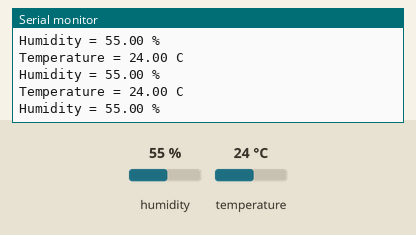
The sketch below on a simulated Arduino Uno, built with avr-gcc and run on an emulated ATmega328P. On the bench: the last lines printed to the serial monitor. The inputs (shaded band) are chosen by the test bench; at power-on: humidity 55 %, temperature 24 °C.

Above: at 1.2 s.
1.3 s: humidity set to 22 %
At 1.75 s:
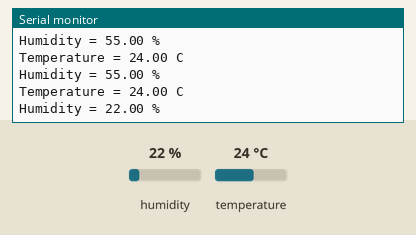
4.3 s: temperature set to 12 °C
At 4.51 s:
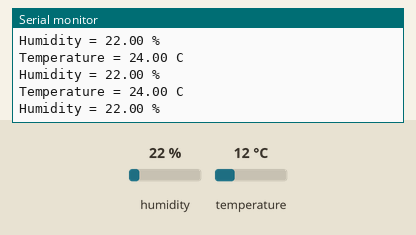
5.8 s: humidity set to 40 %
At 6.04 s:
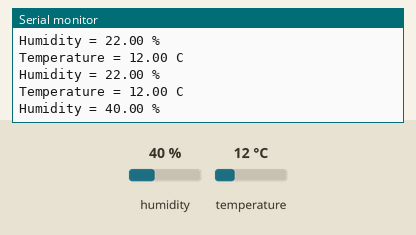
Timing chart, 0 to 8.8 s (numbered marks = the images above; inputs shaded):
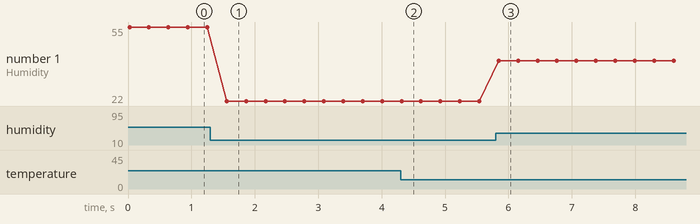

Measured:
- after the input at 1.3 s, the serial monitor: prints a new line after 0.26 s (image 1)
- after the input at 5.8 s, the serial monitor: prints a new line after 0.05 s (image 3)
- plotted number 1: 55 → 22 after the input at 1.3 s, 22 → 40 after the input at 5.8 s

The sketch:

tempHumid.ino
```cpp
// #include <Adafruit_MLX90614.h>
// #include <Arduino.h>
// #include <U8g2lib.h>
// #include <SPI.h>
// #include <Wire.h>
#include "Arduino_SensorKit.h"

// Uncomment the line below if using DHT20
#define Environment Environment_I2C
// U8G2_ST7920_128X64_1_SW_SPI u8g2(U8G2_R0, 3, 4, 5);

// Adafruit_MLX90614 mlx = Adafruit_MLX90614();

void setup() {
  Serial.begin(9600); // Start serial communication at 9600 baud
  // u8g2.begin();

  // Initialize the Environment Sensor
  Environment.begin();

  // Initialize the MLX90614
  // mlx.begin();
}

void loop() {
  // Get the current time
  // unsigned long currentTime = millis();

  // // Reading from the environment sensor
  // Serial.print("Time: ");
  // Serial.print(currentTime / 1000); // Convert milliseconds to seconds
  Serial.print("Temperature = ");
  Serial.print(Environment.readTemperature()); // Print temperature from the environment sensor
  Serial.println(" C");

  Serial.print("Humidity = ");
  Serial.print(Environment.readHumidity()); // Print humidity
  Serial.println(" %");

  // u8g2.firstPage();
  // do {
  //   u8g2.setFont(u8g2_font_ncenB14_tr);
  //   u8g2.drawStr(0,20,"Hello World!");
  // } while ( u8g2.nextPage() );

  // Reading from the MLX90614 sensor
  // Serial.print("Ambient = ");
  // Serial.print(mlx.readAmbientTempC()); // Print ambient temperature
  // Serial.println(" C");

  // Serial.print("Object = ");
  // Serial.print(mlx.readObjectTempC()); // Print object temperature
  // Serial.println(" C");

  // Delay between readings
  delay(300);
}
```
